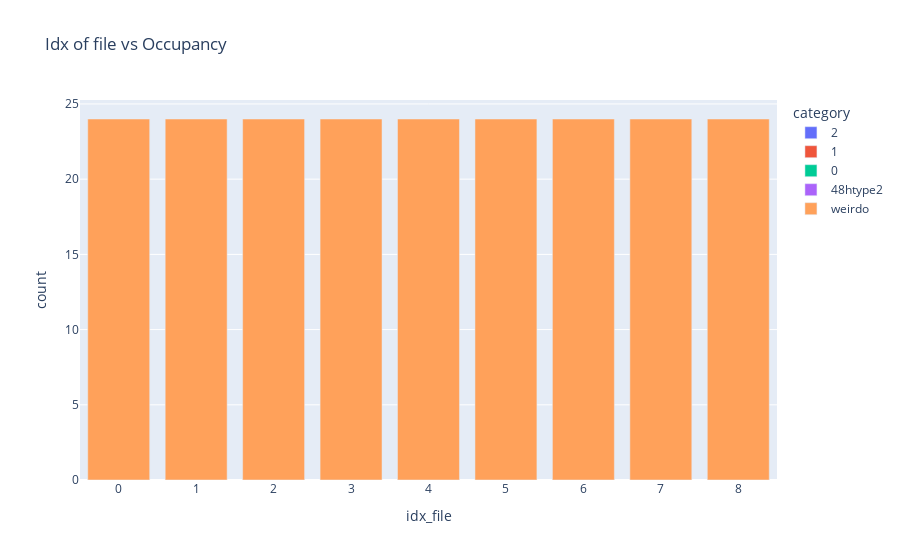

The code cell stored with this chart in its notebook:
### Code cell
tuple_metainfo = metainfo.tuple(coor_ref_structure_48n24_expanded, litype, el = "Li")
coor_48htype1_metainfo = metainfo.coor_48htype2(coor_ref_structure_48n24_expanded, el = 'Li')

file_loc_important_cols_sorted = file_loc_important_cols.sort_values("toten [eV]", ascending=True).reset_index()

idx_coor_cage_order = {0: np.array([0.97111, 0.25   , 0.25   ]), 3: np.array([0.02889, 0.75   , 0.25   ]),
                       1: np.array([0.02889, 0.25   , 0.75   ]), 2: np.array([0.97111, 0.75   , 0.75   ])}

coor_24g_array = np.array([item['coor'] for sublist in tuple_metainfo.values() for item in sublist if item['type'] == '24g'])
centroids, labels = func_kmeans.kmeans_cluster_atoms(coor_24g_array, amount_clusters = 4)
func_kmeans.create_POSCAR_atoms_centroids_appended(coor_24g_array, centroids, direc_restructure_destination, lattice_constant, filename = "POSCAR_24g_centroids4")

idx_cage_coor_24g = metainfo.idx_cage_coor_24g(coor_24g_array, labels, idx_coor_cage_order, amount_clusters = 4)
tuple_cage_metainfo = metainfo.tuple_cage(tuple_metainfo, idx_cage_coor_24g)


category_labels_occupancy = {
    '2': '2',
    '1': '1',
    '0': '0',
    '48htype1': '48htype2',
    'weirdo': 'weirdo'
    # ... add more as needed
}

move_by_occupancy.get_occupancy(file_loc_important_cols_sorted, coor_ref_structure_48n24_expanded, tuple_cage_metainfo, el = "Li")
df_occupancy = movement.plot_occupancy(file_loc_important_cols_sorted, category_labels_occupancy)

### Figure 1 — Plotly figure (JSON) as saved in the notebook; plotly's stock layout.template omitted (floating-point values rounded to 4 significant figures)
{"data": [{"alignmentgroup": "True", "hovertemplate": "category=2<br>idx_file=%{x}<br>count=%{y}<extra></extra>", "legendgroup": "2", "marker": {"color": "#636efa", "pattern": {"shape": ""}}, "name": "2", "offsetgroup": "2", "orientation": "v", "showlegend": true, "textposition": "auto", "type": "bar", "x": [0, 1, 2, 3, 4, 5, 6, 7, 8], "xaxis": "x", "y": [0, 0, 0, 0, 0, 0, 0, 0, 0], "yaxis": "y"}, {"alignmentgroup": "True", "hovertemplate": "category=1<br>idx_file=%{x}<br>count=%{y}<extra></extra>", "legendgroup": "1", "marker": {"color": "#EF553B", "pattern": {"shape": ""}}, "name": "1", "offsetgroup": "1", "orientation": "v", "showlegend": true, "textposition": "auto", "type": "bar", "x": [0, 1, 2, 3, 4, 5, 6, 7, 8], "xaxis": "x", "y": [0, 0, 0, 0, 0, 0, 0, 0, 0], "yaxis": "y"}, {"alignmentgroup": "True", "hovertemplate": "category=0<br>idx_file=%{x}<br>count=%{y}<extra></extra>", "legendgroup": "0", "marker": {"color": "#00cc96", "pattern": {"shape": ""}}, "name": "0", "offsetgroup": "0", "orientation": "v", "showlegend": true, "textposition": "auto", "type": "bar", "x": [0, 1, 2, 3, 4, 5, 6, 7, 8], "xaxis": "x", "y": [0, 0, 0, 0, 0, 0, 0, 0, 0], "yaxis": "y"}, {"alignmentgroup": "True", "hovertemplate": "category=48htype2<br>idx_file=%{x}<br>count=%{y}<extra></extra>", "legendgroup": "48htype2", "marker": {"color": "#ab63fa", "pattern": {"shape": ""}}, "name": "48htype2", "offsetgroup": "48htype2", "orientation": "v", "showlegend": true, "textposition": "auto", "type": "bar", "x": [0, 1, 2, 3, 4, 5, 6, 7, 8], "xaxis": "x", "y": [0, 0, 0, 0, 0, 0, 0, 0, 0], "yaxis": "y"}, {"alignmentgroup": "True", "hovertemplate": "category=weirdo<br>idx_file=%{x}<br>count=%{y}<extra></extra>", "legendgroup": "weirdo", "marker": {"color": "#FFA15A", "pattern": {"shape": ""}}, "name": "weirdo", "offsetgroup": "weirdo", "orientation": "v", "showlegend": true, "textposition": "auto", "type": "bar", "x": [0, 1, 2, 3, 4, 5, 6, 7, 8], "xaxis": "x", "y": [24, 24, 24, 24, 24, 24, 24, 24, 24], "yaxis": "y"}], "layout": {"barmode": "relative", "legend": {"title": {"text": "category"}, "tracegroupgap": 0}, "title": {"text": "Idx of file vs Occupancy"}, "xaxis": {"anchor": "y", "domain": [0, 1], "title": {"text": "idx_file"}}, "yaxis": {"anchor": "x", "domain": [0, 1], "title": {"text": "count"}}}}
